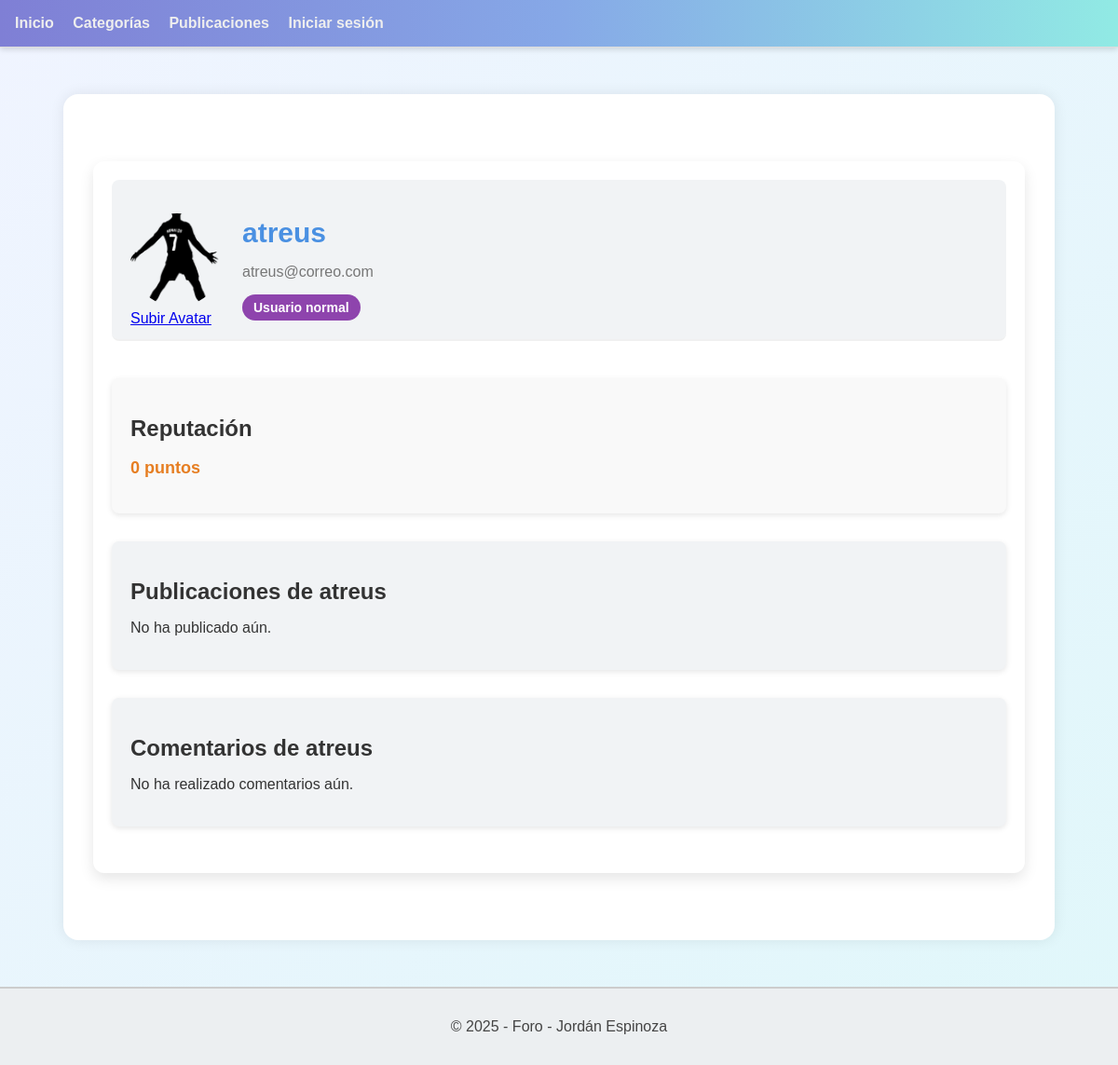
/foro/perfil/6/, run on an earlier commit of the app's database.
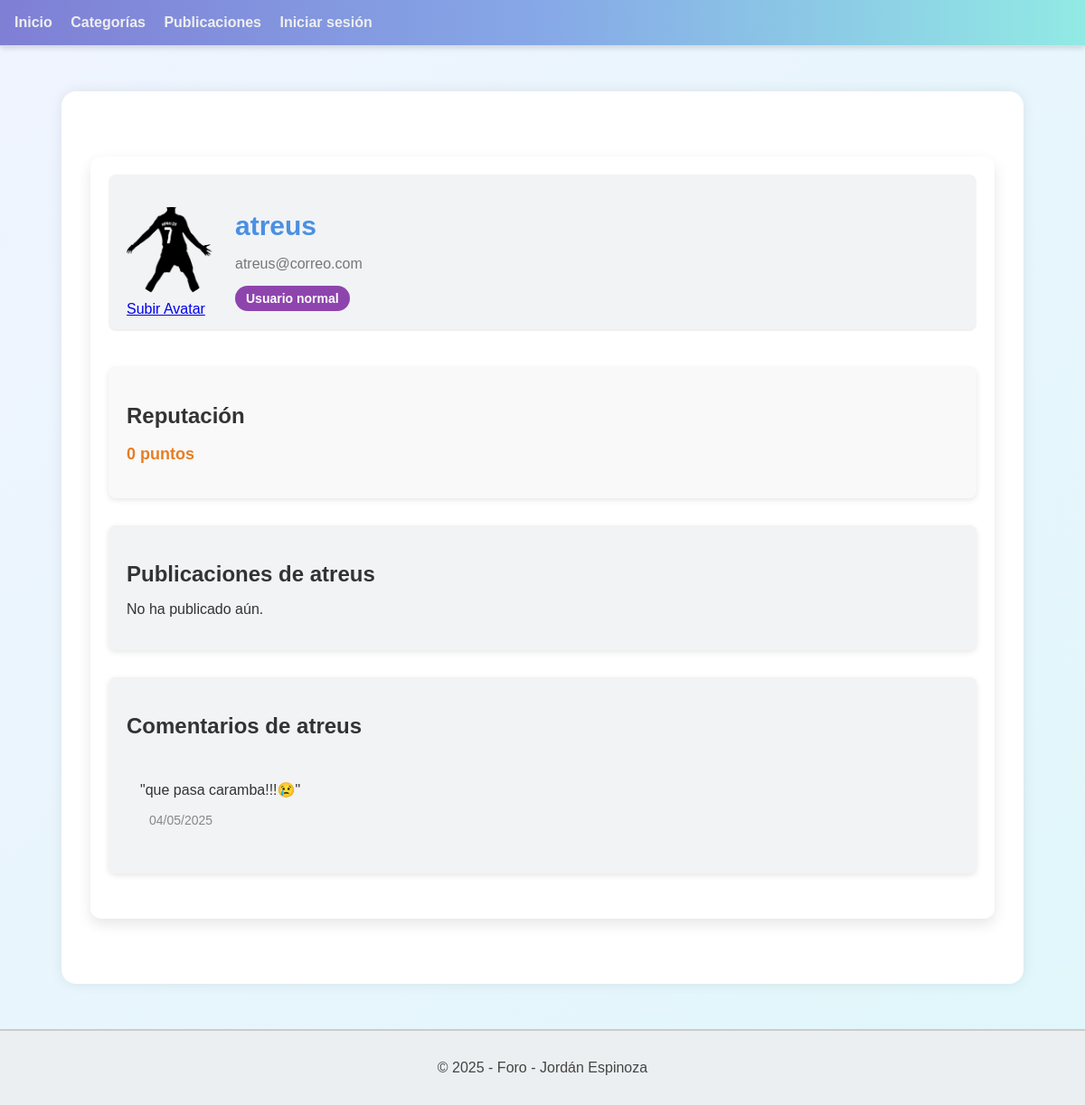
And on a later commit of the database.
### foro_aplicacion/models.py (models this page shows, shortened)
class Comentario(models.Model):
    publicacion = models.ForeignKey(Publicacion, on_delete=models.CASCADE, related_name='comentarios')
    usuario = models.ForeignKey(Usuario, on_delete=models.CASCADE, related_name='comentarios')
    contenido = models.TextField()
    fecha_creacion = models.DateTimeField(auto_now_add=True)
    comentario_padre = models.ForeignKey('self', on_delete=models.CASCADE, null=True, blank=True, related_name='respuestas')

### foro_aplicacion/views.py (the view)
# urls.py: path('perfil/<int:usuario_id>/', perfil_usuario, name='perfil_usuario'),
def perfil_usuario(request, usuario_id):
    usuario = get_object_or_404(Usuario, id=usuario_id)
    publicaciones = Publicacion.objects.filter(usuario=usuario).order_by('fecha_creacion')
    comentarios = Comentario.objects.filter(usuario=usuario).order_by('fecha_creacion')
    return render(request, 'foro_aplicacion/perfil_usuario.html', {
        'usuario': usuario,
        'publicaciones': publicaciones,
        'comentarios': comentarios
    })

### foro_aplicacion/models.py (called while the page is built)
    @property
    def avatar_url(self):
        if not self.avatar:
            return static('assets/img/default_avatar.png')
        return self.avatar.url

### foro_aplicacion/templates/foro_aplicacion/perfil_usuario.html
{% extends "template_base.html" %}
{% block body %}
<div class="perfil-container">
    <div class="perfil-header">
        <div class="perfil-avatar">
            <img src="{{ usuario.avatar_url }}" alt="Avatar de {{ usuario.username }}" class="avatar-img">
            <a href="{% url "subir_imagen" %}">Subir Avatar</a>
        </div>
        <div class="perfil-info">
            <h1 class="perfil-username">{{ usuario.username }}</h1>
            <p class="perfil-email">{{ usuario.correo }}</p>
            <div class="perfil-roles">
                {% if usuario.es_admin %}
                    <span class="rol admin">Administrador</span>
                {% elif usuario.es_moderador %}
                    <span class="rol moderador">Moderador</span>
                {% elif usuario.es_baneado %}
                    <span class="rol baneado">Baneado</span>
                {% elif usuario.es_autor %}
                    <span class="rol autor">Autor</span>
                {% else %}
                    <span class="rol usuario">Usuario normal</span>
                {% endif %}
            </div>
        </div>
    </div>
    <div class="perfil-secciones">
        <section class="perfil-reputacion">
            <h2>Reputación</h2>
            <p class="reputacion-puntos">{{ usuario.reputacion }} puntos</p>
        </section>
        <section class="perfil-publicaciones">
            <h2>Publicaciones de {{ usuario.username }}</h2>
            {% if publicaciones %}
                <ul class="list-publicaciones">
                    {% for publicacion in publicaciones %}
                        <li class="publicacion-item">
                            <a href="{% url 'detalle_publicacion' publicacion.id %}" class="publicacion-titulo">{{ publicacion.titulo }}</a>
                            <span class="publicacion-fecha">{{ publicacion.fecha_creacion|date:"d/m/Y" }}</span>
                        </li>
                    {% endfor %}
                </ul>
            {% else %}
                <p>No ha publicado aún.</p>
            {% endif %}
        </section>
        <section class="perfil-comentarios">
            <h2>Comentarios de {{ usuario.username }}</h2>
            {% if comentarios %}
                <ul class="list-comentarios">
                    {% for comentario in comentarios %}
                        <li class="comentario-item">
                            <p>"{{ comentario.contenido }}"</p>
                            <span class="comentario-fecha">{{ comentario.fecha_creacion|date:"d/m/Y" }}</span>
                        </li>
                    {% endfor %}
                </ul>
            {% else %}
                <p>No ha realizado comentarios aún.</p>
            {% endif %}
        </section>
    </div>
</div>
{% endblock %}

What changed in the data, as far as the page shows it:
added Comentario: contenido "que pasa caramba!!!😢", fecha_creacion "04/05/2025"
Also different on the page:
text no longer shown: "No ha realizado comentarios aún."
